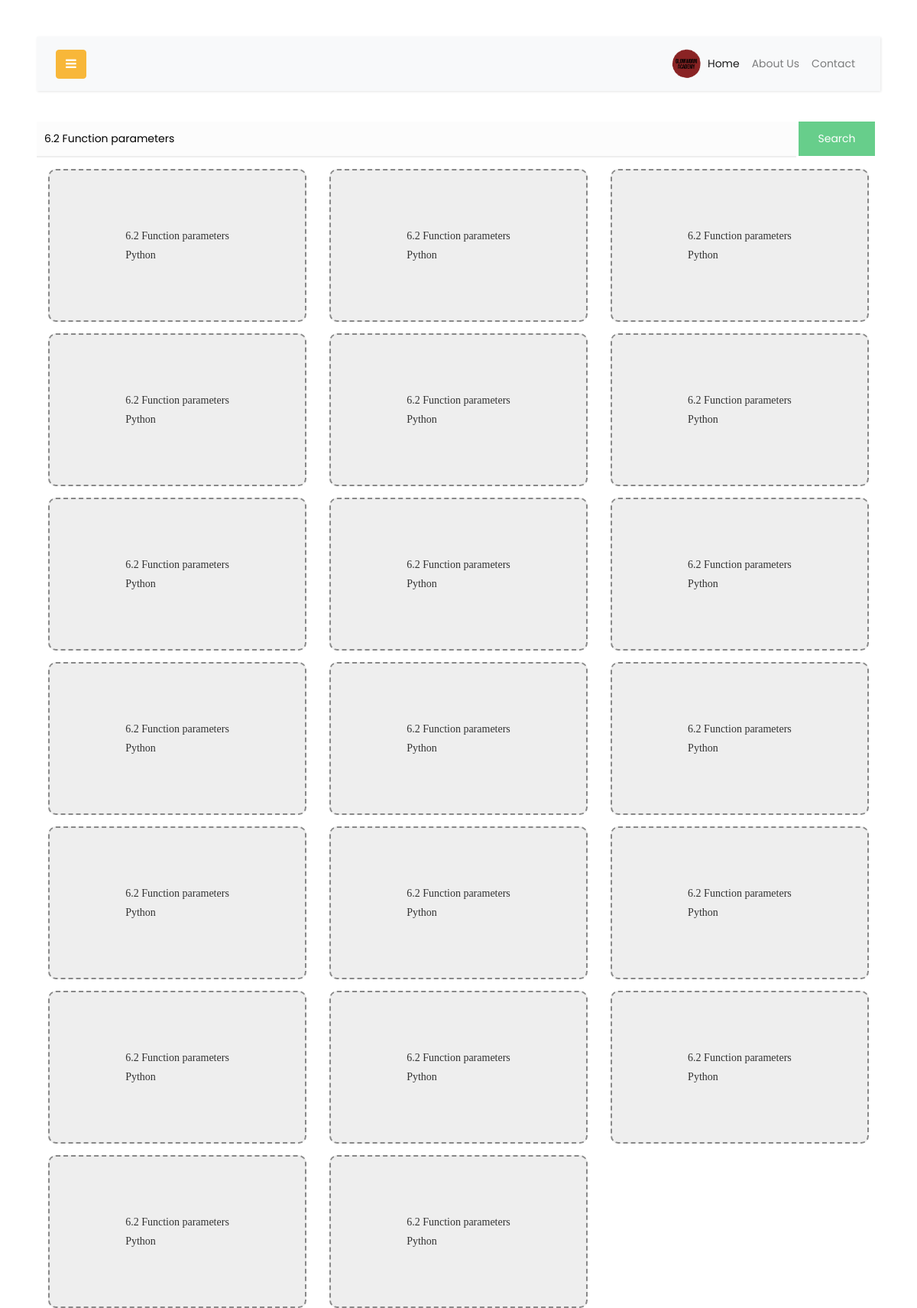
The app's page /search.php?find=6.2 Function parameters (signed in) with its own data.
### tables this page shows
CREATE TABLE `courses` (
  `id` int(11) NOT NULL,
  `course_topic` text NOT NULL,
  `course_category` text NOT NULL,
  `course_data` text NOT NULL,
  `course_color` text NOT NULL,
  `hints` text NOT NULL,
  `answer` text NOT NULL
);

### search.php (the view, shortened to what this page needs)
<!doctype html>
<?php include_once("database/phpmyadmin/connection.php"); ?>
<html lang="en">
<head>
    <?php
    $q = @$_GET['find'];
    ?>
    <link href="https://cdn.jsdelivr.net/npm/bootstrap@5.0.0-alpha1/dist/css/bootstrap.min.css" rel="stylesheet">
    <link rel="stylesheet" href="https://stackpath.bootstrapcdn.com/font-awesome/4.7.0/css/font-awesome.min.css">
    <link rel="stylesheet" href="css/css/style.css">
<body>
    <div id="content" class="p-4 p-md-5">
        <nav class="navbar navbar-expand-lg navbar-light bg-light">
            <div class="container-fluid">
                <button type="button" id="sidebarCollapse" class="btn btn-primary">
                    <i class="fa fa-bars"></i>
                </button>
                <div class="collapse navbar-collapse" id="navbarSupportedContent">
                    <ul class="nav navbar-nav ml-auto">
                    <li class="nav-item active">
      <img src="images/main.png" width ="40px">
      </li>
        <li class="nav-item active">
            <a class="nav-link" href="index.php">Home</a>
        </li>
        <li class="nav-item">
            <a class="nav-link" href="about.php">About Us</a>
        </li>
        <li class="nav-item">
            <a class="nav-link" href="contact.php">Contact</a>
        </li>
                    </ul>
                </div>
            </div>
        </nav>
        <form action="search.php" method="GET">
            <input type="text" name="q" placeholder="Find your questions and all the python modules..." value="<?php echo $q;?>" style="width: 90%; padding-top: 10px; padding-bottom: 10px; border: 1px solid #ccc; border: 0 none; border-bottom: 2px solid #eee; outline: none; background: #fcfcfc; padding-left: 10px;" />
            <input type="submit" name="find" value="Search" style="width: 9%; background: #67ce8b; color: #fff; border: 0 none; padding-top: 10px; padding-bottom: 10px;" />
        </form>
        <?php
        $submit = @$_GET['find'];
        if ($submit) {
            $search = "SELECT * FROM courses WHERE course_topic LIKE '%$q%' LIMIT 20";
            $query = mysqli_query($conn, $search);
            while ($row = mysqli_fetch_assoc($query)) {
                $course = $row['id'];
                $course_topic = $row['course_topic'];
                $course_data = $row['answer'];
                $course_category = $row['course_category'];
        ?>
        <?php
                echo $output = "<a href='python.php?id=$course'><div id='card' class='col-md-4' style='float: left; margin-top: 15px;'>
                        <div id='flip-card'>
                          <div id='flip-card-front' class='cardfrount'>$course_topic<br>$course_category</div>
                          <div id='flip-card-back' style='overflow-y: scroll; padding: 20px;'>$course_data</div>
                        </div></a>
                      </div>";
            }
        }
        ?>

### search.php (style rules this page uses)
body { -ms-overflow-style: none; scrollbar-width: none; }
#flip-card-back { -ms-overflow-style: none; scrollbar-width: none; }
#card { width: 100%; ; }
#card, #flip-card { width: 100%; height: 200px; }
#flip-card { transition: transform .5s ease-in-out; transform-origin: 50% 50%; transform-style: preserve-3d; }
#flip-card-front { position: absolute; top: 0; left: 0; display: flex; justify-content: center; align-items: center; width: 100%; height: 100%; }
#flip-card-back { position: absolute; top: 0; left: 0; justify-content: center; align-items: center; width: 100%; height: 100%; }
#flip-card-front, #flip-card-back { border-radius: 10px; backface-visibility: hidden; font-family: Verdana; font-size: 1em; }
#flip-card-back { box-shadow: 0 0 5px rgb(230, 230, 230); background-color: rgb(230, 230, 230); transform: rotateY(180deg); color: #222; }
#flip-card-front { border: 2px dashed #888; background-color: #eee; color: #333; }

### records on screen
courses: course_topic "6.2 Function parameters", course_category "Python"
courses: course_topic "6.2 Function parameters", course_category "Python"
courses: course_topic "6.2 Function parameters", course_category "Python"
courses: course_topic "6.2 Function parameters", course_category "Python"
courses: course_topic "6.2 Function parameters", course_category "Python"
courses: course_topic "6.2 Function parameters", course_category "Python"
courses: course_topic "6.2 Function parameters", course_category "Python"
courses: course_topic "6.2 Function parameters", course_category "Python"
courses: course_topic "6.2 Function parameters", course_category "Python"
courses: course_topic "6.2 Function parameters", course_category "Python"
courses: course_topic "6.2 Function parameters", course_category "Python"
courses: course_topic "6.2 Function parameters", course_category "Python"
courses: course_topic "6.2 Function parameters", course_category "Python"
courses: course_topic "6.2 Function parameters", course_category "Python"
courses: course_topic "6.2 Function parameters", course_category "Python"
courses: course_topic "6.2 Function parameters", course_category "Python"
courses: course_topic "6.2 Function parameters", course_category "Python"
courses: course_topic "6.2 Function parameters", course_category "Python"
courses: course_topic "6.2 Function parameters", course_category "Python"
courses: course_topic "6.2 Function parameters", course_category "Python"
